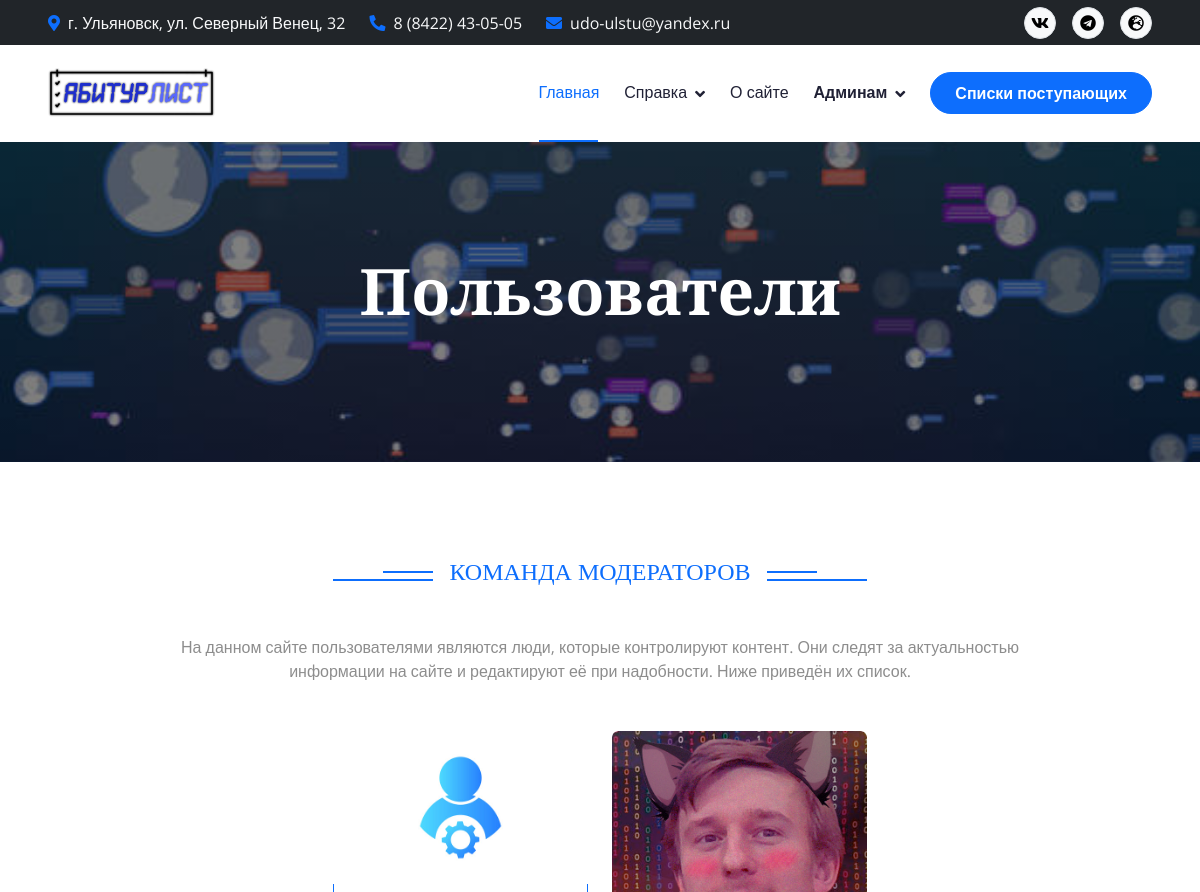
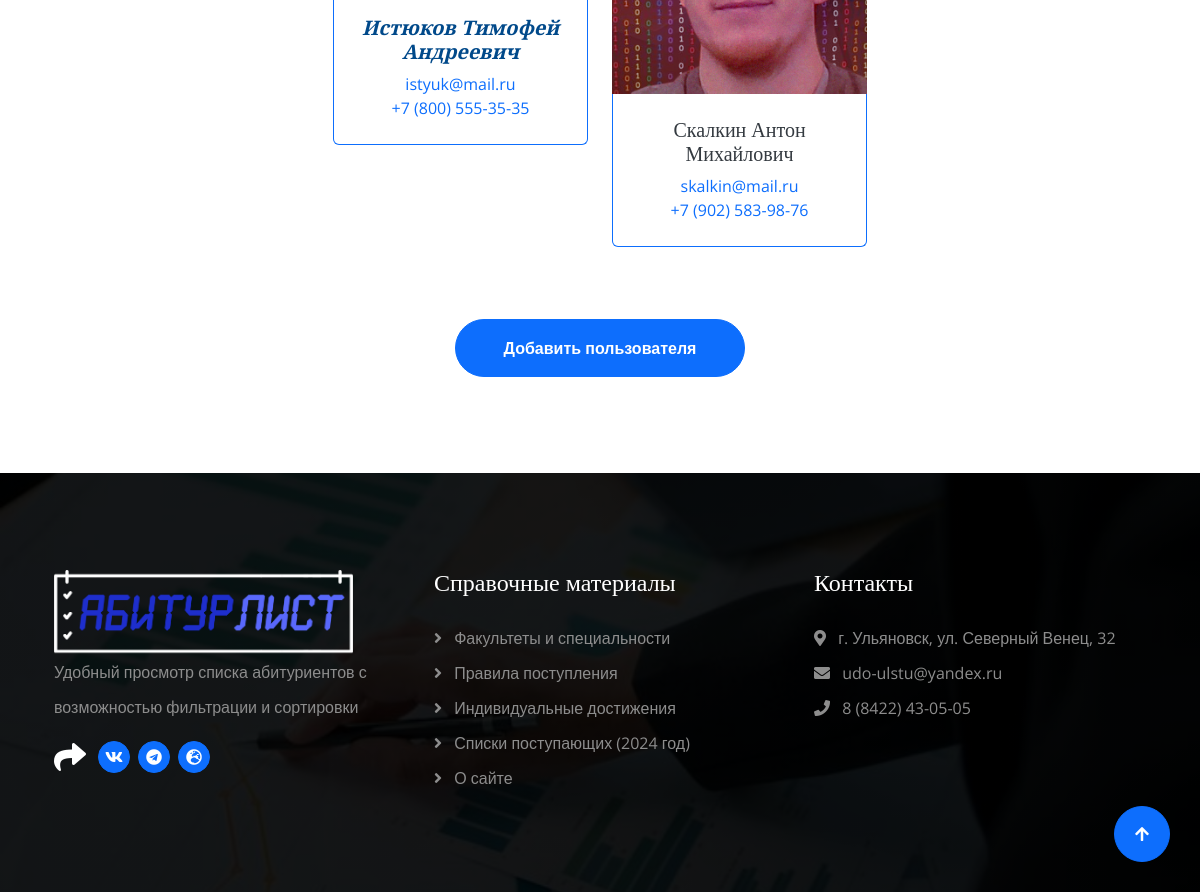
The app's page /users (signed in) with its own data (2 pictures, top to bottom).
### web_app/models.py (models this page shows)
class User(db.Model, UserMixin):
    __tablename__ = 'users'
    id = db.Column(db.Integer, primary_key=True)
    lastname = db.Column(db.String(30), nullable=False)
    surname = db.Column(db.String(30), nullable=False)
    patronymic = db.Column(db.String(30), nullable=True)
    email = db.Column(db.String(100), unique=True, nullable=False)
    telephone = db.Column(db.String(11), unique=True, nullable=False)
    password = db.Column(db.String(100), nullable=False)
    image_path = db.Column(db.String(500), nullable=True)

### web_app/views.py (the view)
@app.route('/users', methods=['GET'])
@login_required
def users():
    users = User.query.all()
    return render_template('users.html', users=users)

### web_app/models.py (called while the page is built)
@manager.user_loader
def load_user(user_id):
    return User.query.get(user_id)

### web_app/views.py (called while the page is built)
@app.after_request
def redirect_to_signin(response):
    if response.status_code == 401:
        return redirect(url_for('login'))
    return response

### web_app/templates/users.html (shortened to what this page needs)
{% extends 'base.html' %}
{% block content %}
        <div class="container-fluid bg-breadcrumb">
            <div class="container text-center py-5" style="max-width: 900px;">
                <h1 class="text-white display-3 mb-4 wow fadeInDown" data-wow-delay="0.1s">Пользователи</h1>
            </div>
        </div>
        <div class="container-fluid team py-5">
            <div class="container py-5">
                <div class="section-title mb-5 wow fadeInUp" data-wow-delay="0.1s">
                    <div class="sub-style">
                        <h4 class="sub-title px-3 mb-0">Команда модераторов</h4>
                    </div> <br><br><br>
                    <p class="mb-0">На данном сайте пользователями являются люди, которые контролируют контент.
                    Они следят за актуальностью информации на сайте и редактируют её при надобности.
                    Ниже приведён их список.</p>
                </div>
                <div class="row g-4 justify-content-center">
                    {% for user in users %}
                        <div class="col-md-6 col-lg-6 col-xl-3 wow fadeInUp" data-wow-delay="0.1s">
                            <div class="team-item rounded">
                                <div class="team-img rounded-top h-100">
                                    <img src="{{ url_for('static', filename=user.image_path) }}" class="img-fluid rounded-top w-100" alt="">
                                </div>
                                <div class="team-content text-center border border-primary border-top-0 rounded-bottom p-4">
                                    {% if user.id == 1 %}
                                        <h5 style="color:#00498a"><b><i>{{ user.lastname }} {{ user.surname }} {{ user.patronymic }}</i></b></h5>
                                    {% else %}
                                        <h5>{{ user.lastname }} {{ user.surname }} {{ user.patronymic }}</h5>
                                    {% endif %}
                                    <p class="mb-0">{{ user.email }}</p>
                                    <p class="mb-0">+7 ({{ user.telephone[1:4] }}) {{ user.telephone[4:7] }}-{{ user.telephone[7:9] }}-{{ user.telephone[9:11] }}</p>
                                </div>
                            </div>
                        </div>
                    {% endfor %}
                </div>
                {% if current_user.id == 1 %}
                    <br><br><br>
                    <div class="col-12 text-center wow fadeInUp" data-wow-delay="0.2s">
                        <a class="btn btn-primary rounded-pill text-white py-3 px-5" href="{{ url_for('user_add') }}">Добавить пользователя</a>
                    </div>
                {% endif %}
            </div>
        </div>
{% endblock %}

### web_app/static/css/style.css (style rules this page uses)
.btn { font-weight: 600; transition: .5s; }
.btn.btn-primary { box-shadow: inset 0 0 0 0 var(--bs-blue); }
.section-title { max-width: 900px; text-align: center; margin: 0 auto; }
.section-title .sub-style { position: relative; display: inline-block; text-transform: uppercase; color: var(--bs-blue); }
.section-title .sub-style::before { content: ""; width: 100px; position: absolute; top: 50%; left: 0; transform: translateY(-50%); margin-top: 8px; margin-left: -100px; border: 1px solid var(--bs-blue) !important; }
.section-title .sub-style::after { content: ""; width: 50px; position: absolute; top: 50%; left: 0; transform: translateY(-50%); margin-bottom: 5px; margin-left: -50px; border: 1px solid var(--bs-blue) !important; }
.sub-title { position: relative; display: inline-block; text-transform: uppercase; color: var(--bs-blue); }
.sub-title::before { content: ""; width: 100px; position: absolute; top: 50%; right: 0; transform: translateY(-50%); margin-top: 8px; margin-right: -100px; border: 1px solid var(--bs-blue) !important; }
.sub-title::after { content: ""; width: 50px; position: absolute; top: 50%; right: 0; transform: translateY(-50%); margin-bottom: 8px; margin-right: -50px; border: 1px solid var(--bs-blue) !important; }
.bg-breadcrumb { background: linear-gradient(rgba(0, 0, 0, 0.5), rgba(0, 0, 0, 0.5)), url(../img/page_users.jpg); background-position: center center; background-repeat: no-repeat; background-size: cover; padding: 160px 0 60px 0; }
.team .team-item .team-img { position: relative; overflow: hidden; }
.team .team-item .team-img::before { position: absolute; content: ""; width: 100%; height: 100%; top: 0; left: 0; border-top-right-radius: 10px; border-top-left-radius: 10px; transition: 0.5s; }
.team .team-item .team-content { color: var(--bs-blue); transition: 0.5s; }
.team .team-item .team-content h5 { color: var(--bs-gray-dark); transition: 0.5s; }

### records on screen
User: image_path (placeholder picture), lastname "Истюков", surname "Тимофей", patronymic "Андреевич", email "istyuk@mail.ru", telephone "800", telephone "555", telephone "35"
User: image_path (picture), lastname "Скалкин", surname "Антон", patronymic "Михайлович", email "skalkin@mail.ru", telephone "902", telephone "583", telephone "98", telephone "76"
